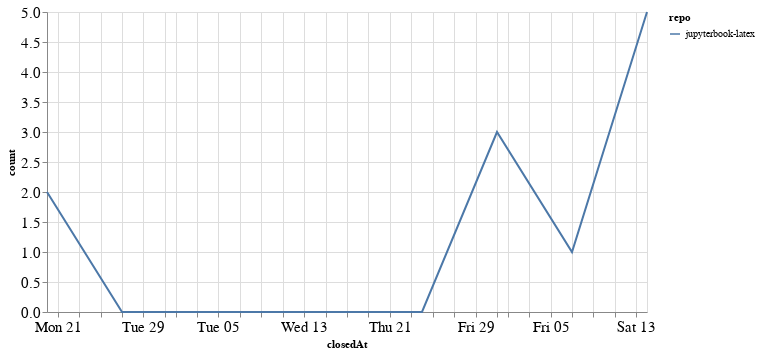

The notebook cell saved with this chart:
### Code cell
closed_by_time = closed_by.groupby('repo').resample('W', on='closedAt').count()['author'].reset_index()
closed_by_time = closed_by_time.rename(columns={'author': 'count'})

alt.Chart(closed_by_time, width=600).mark_line().encode(
    x='closedAt',
    y='count',
    color='repo',
    tooltip="repo"
)

### Figure 1 — Vega-Lite specification as saved in the notebook (floating-point values rounded to 4 significant figures)
{"config": {"axisLeft": {"labelFontSize": 15}, "axisBottom": {"labelFontSize": 15}}, "data": {"name": "data-8bd87eb8ce47ad413dbd94b1996aee4a"}, "mark": "line", "encoding": {"color": {"type": "nominal", "field": "repo"}, "tooltip": {"type": "nominal", "field": "repo"}, "x": {"type": "temporal", "field": "closedAt"}, "y": {"type": "quantitative", "field": "count"}}, "width": 600, "$schema": "https://vega.github.io/schema/vega-lite/v4.8.1.json", "datasets": {"data-8bd87eb8ce47ad413dbd94b1996aee4a": [{"repo": "jupyterbook-latex", "closedAt": "2020-12-20T00:00:00", "count": 2}, {"repo": "jupyterbook-latex", "closedAt": "2020-12-27T00:00:00", "count": 0}, {"repo": "jupyterbook-latex", "closedAt": "2021-01-03T00:00:00", "count": 0}, {"repo": "jupyterbook-latex", "closedAt": "2021-01-10T00:00:00", "count": 0}, {"repo": "jupyterbook-latex", "closedAt": "2021-01-17T00:00:00", "count": 0}, {"repo": "jupyterbook-latex", "closedAt": "2021-01-24T00:00:00", "count": 0}, {"repo": "jupyterbook-latex", "closedAt": "2021-01-31T00:00:00", "count": 3}, {"repo": "jupyterbook-latex", "closedAt": "2021-02-07T00:00:00", "count": 1}, {"repo": "jupyterbook-latex", "closedAt": "2021-02-14T00:00:00", "count": 5}]}}
